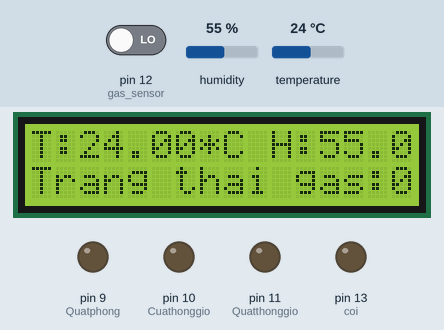
The sketch below on a simulated Arduino Uno, built with avr-gcc and run on an emulated ATmega328P. Parts: 16×2 character LCD, output pins drawn as LEDs (lit = HIGH). The inputs (shaded band) are chosen by the test bench; at power-on: humidity 55 %, pin 12 (gas_sensor) LOW, temperature 24 °C.

Above: at 3.2 s.
3.3 s: humidity set to 84 %
At 5.3 s:
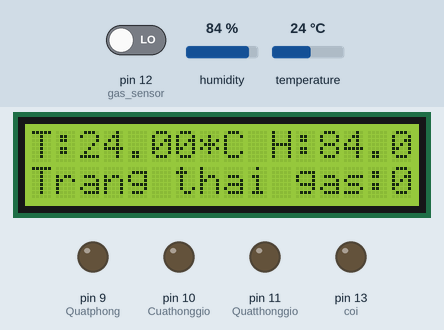
5.6 s: humidity set to 87 %
At 7.2 s:
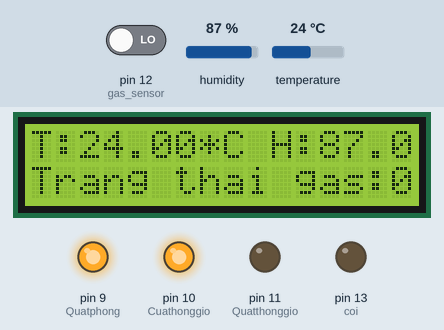
7.6 s: pin 12 (gas_sensor) driven HIGH
At 9.0 s:
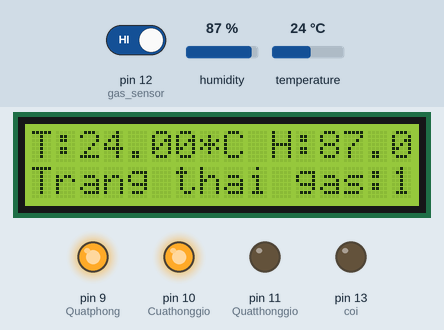
9.7 s: temperature set to 12 °C
At 10.8 s:
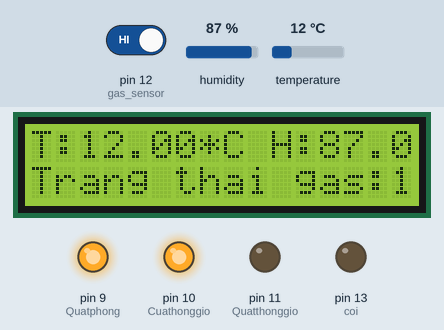
11.7 s: pin 12 (gas_sensor) driven LOW
At 12.6 s:
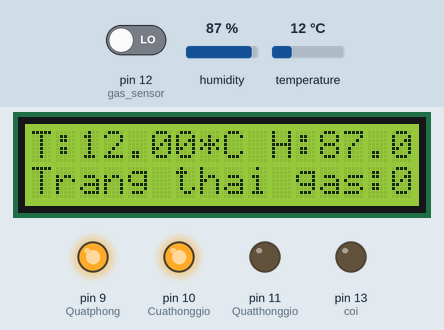
13.7 s: temperature set to 19 °C
At 15.5 s:
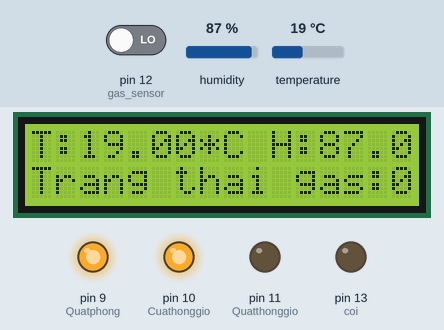
Timing chart, 0 to 16.8 s (numbered marks = the images above; inputs shaded):
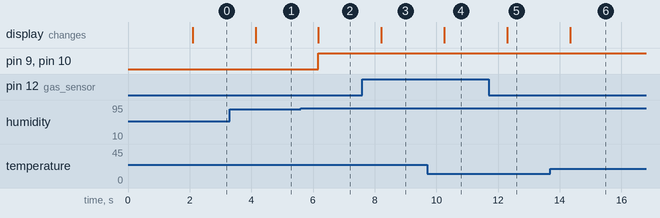

Measured:
- the behaviour switches between 85 and 86 % on humidity (found by bisection; images 1 and 2)
- after the input at 3.3 s, the display: changes after 0.84 s (image 1)
- after the input at 5.6 s, pin 9 (Quatphong), pin 10 (Cuathonggio): LOW → HIGH after 0.58 s; the display: changes after 0.58 s (image 2)
- after the input at 7.6 s, the display: changes after 0.62 s (image 3)
- after the input at 9.7 s, the display: changes after 0.56 s (image 4)
- after the input at 11.7 s, the display: changes after 0.60 s (image 5)
- after the input at 13.7 s, the display: changes after 0.64 s (image 6)

The sketch:

bepthongminh.ino
```cpp
#include <DHT.h>
#include <LiquidCrystal.h>
DHT dht(8, DHT11);
LiquidCrystal lcd(7,6,5,4,3,2);
int Quatphong = 9;
int Cuathonggio =10;
int Quatthonggio =11;
int gas_sensor = 12;
int coi = 13;
float nhietdo;
float doam;
float gas;
void setup(){
  Serial.begin(9600);
  pinMode(gas_sensor, INPUT);
  pinMode(coi, OUTPUT);
  dht.begin();
  pinMode(Quatphong, OUTPUT);
  pinMode(Cuathonggio, OUTPUT);
  pinMode(Quatthonggio, OUTPUT);
  lcd.begin(16,2);
  lcd.print("Bep thong minh");
  lcd.setCursor(0,1);
  lcd.print("DHT11 + MQ2");
  delay(2000);
}

void loop() {
  nhietdo = dht.readTemperature();
  doam = dht.readHumidity();
  //gas = map(analogRead(gas_sensor), 0, 1023, 200, 10000);
  gas = digitalRead(gas_sensor);
  lcd.clear();
  lcd.print("T:");
  lcd.print(nhietdo);
  lcd.print("*C H:");
  lcd.print(doam);
  lcd.print("%");
  lcd.setCursor(0,1); // di chuyển con chỏ của lcd về vị trí (cột0,hàng1)
  lcd.print("Trang thai gas:");
  lcd.print(gas);

//  Serial.println("T:");
//  Serial.print(nhietdo);
//  Serial.print("*C ");
//  Serial.print("H:");
//  Serial.print(doam);
//  Serial.print("% ");
//  Serial.print("Nong do gas: ");
//  Serial.print(gas);
  dieukhienthietbi();
  delay(1000);
}
void dieukhienthietbi(){
  if((digitalRead(gas) == HIGH)){
    digitalWrite(Cuathonggio, HIGH);
    digitalWrite(coi, HIGH);
    digitalWrite(Quatthonggio, HIGH);
  }
  else{
    digitalWrite(Cuathonggio, LOW);
    digitalWrite(coi, LOW);
    digitalWrite(Quatthonggio, LOW);
    if(nhietdo > 32||(doam >85)){
      digitalWrite(Cuathonggio, HIGH);
      digitalWrite(Quatphong, HIGH);
    }
    else{
      digitalWrite(Cuathonggio, LOW);
      digitalWrite(Quatphong, LOW);
    }
  }
}
```
